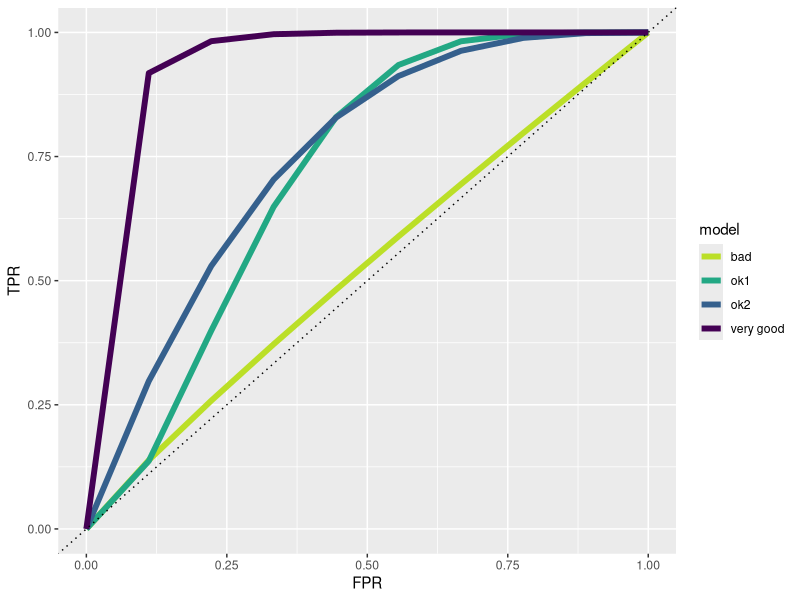
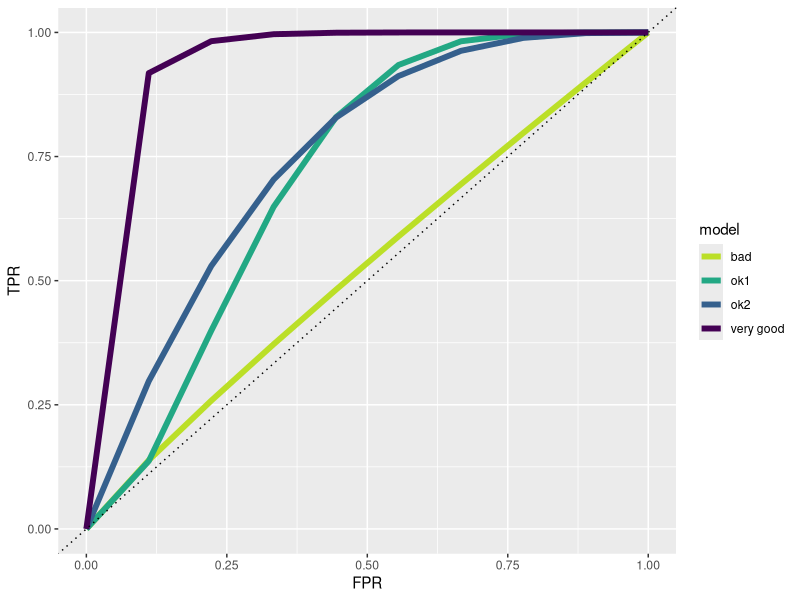

Write the R code that produced these figures, in order.
# PREREQ -----------------------------------------------------------------------

library(knitr)
library(ggplot2)
library(viridis)

# FUNCTIONS --------------------------------------------------------------------

plot_roc_curves = function(d) {
  
  pl = ggplot(d, aes(x = FPR, y = TPR, col = model)) +  
    scale_color_viridis_d(direction = -1, end = .9)
  pl = pl + geom_line(size = 2)
  pl = pl + xlim(c(0, 1)) + ylim(c(0,1))
  pl = pl + geom_abline(slope = 1, lty = "dotted")
  
}

# DATA -------------------------------------------------------------------------

# set.seed(123)

n = 10
fpr = seq(0, 1, length.out = n)
tpr1 = pbeta(fpr, shape1 = 0.3, shape2 = 9)
tpr2 = pbeta(fpr, shape1 = 1, shape2 = 3)
tpr3 = pbeta(fpr, shape1 = 2, shape2 = 5)
tpr4 = pbeta(fpr, shape1 = 0.9, shape2 = 1)

d = rbind(
  data.frame(FPR = fpr, TPR = tpr1, model = "very good"),
  data.frame(FPR = fpr, TPR = tpr2, model = "ok2"),
  data.frame(FPR = fpr, TPR = tpr3, model = "ok1"),
  data.frame(FPR = fpr, TPR = tpr4, model = "bad")
)

# PLOT -------------------------------------------------------------------------

pdf("../figure/eval_mclass_roc_sp_12.pdf", width = 4.5, height = 3)

pl = plot_roc_curves(d)
print(pl)

ggsave("../figure/eval_mclass_roc_sp_12.pdf", width = 4.5, height = 3)
dev.off()
